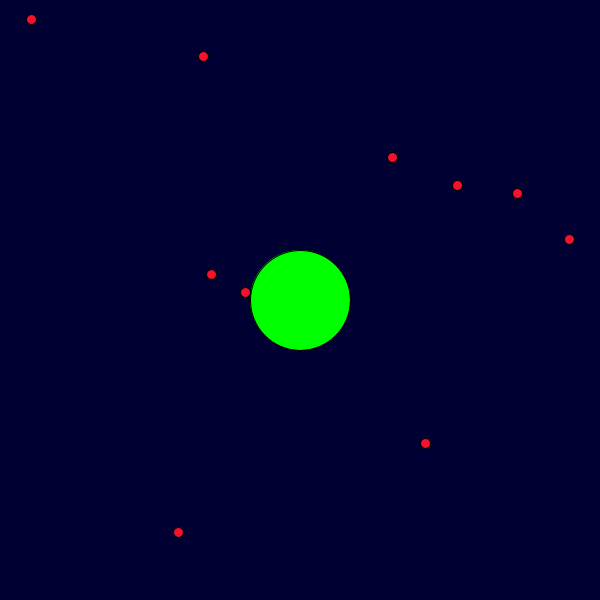
Frame 1 (no input)
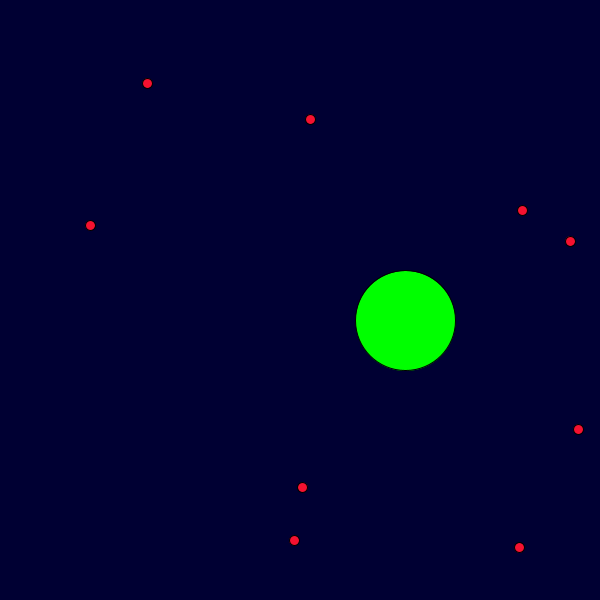
Frame 60 (the mouse pressed at the canvas centre just before this capture)
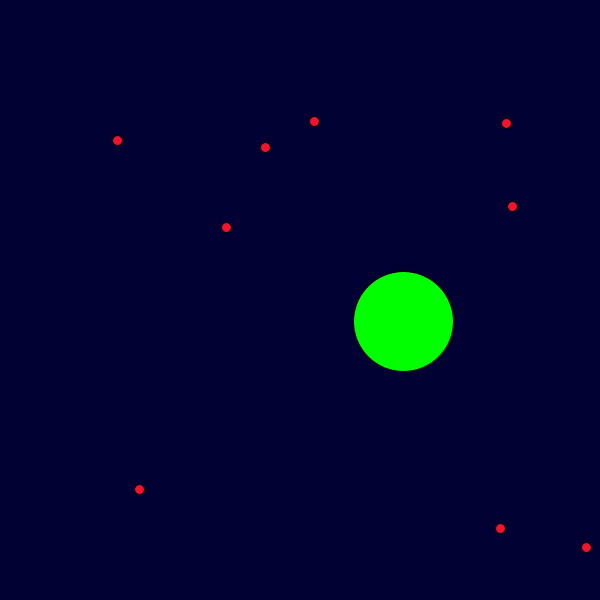
Frame 120 (the mouse held since frame 60 and released just before this capture)

The Processing sketch that drew these frames (run headless with seeded random() and noise(); from frame 60 on, the mouse is pressed at the canvas centre):

// Processing sketch: Broun
// ── Broun.pde
Molecule[] mol = new Molecule[10];
Particle part;

void setup()
{
  size(600, 600);
  part = new Particle(300, 300);
  for(int i = 0; i < mol.length; i++){
    mol[i] = new Molecule(random(600), random(600));
    mol[i].setSpeed(random(1,5), random(1,5));
  }
 
}


void draw()
{
  background(0,0,51);
  part.update();
  part.show();
  for(int i = 0; i < mol.length; i++){
    mol[i].update();
    mol[i].show();
  }
  for(int i = 0; i < mol.length; i++)
  {
    for(int j = 0; j < mol.length; j++){
      if(i != j)
     if(mol[i].isRange(mol[j])){
        mol[i].sx *= -1;
        mol[i].sy *= -1;

        println(mol[i].sx);
      }
    }
  }
  for(int i = 0; i < mol.length; i++)
  {
    part.became(mol[i]);
  }
  
}
// ── Molecule.pde
class Molecule{
  float x;
  float y;
  float radiuse;
  color clr;
  float sx;
  float sy;
  
  Molecule(float x,float y)
  {
    this.x = x;
    this.y = y;
    radiuse = 10;
    clr = #F51130;
  }
  void update(){
    x += sx;
    y += sy;
    if(x <= 0 || x >=width) sx *= -1;
    if(y <= 0 || y >=height) sy *= -1;
  }
  void show()
  {
    fill(clr);
    ellipse(x, y, radiuse, radiuse);
  }
  
  void setSpeed(float x, float y){
    sx = x;
    sy = y;
  }
  
  
  boolean isRange(Molecule m)
  {
    float dist = dist(x, y, m.x, m.y);
    if(dist <= radiuse){
      return true;
    }
    else{
      return false;
    }
  }
}
// ── Particle.pde
class Particle
{
  float x;
  float y;
  float sx;
  float sy;
  float ax;
  float ay;
  float rad;
  Particle(float x, float y){
    this.x = x;
    this.y = y;
    rad = 100;
    ax = 1;
    ay = 0.5;
  }
  void show()
  {
    fill(0,255,0);
    ellipse(x, y, rad, rad);
  }
  void update()
  {
    x += sx;
    y += sy;
    if(x <= 0 || x >=width) sx *= -1;
    if(y <= 0 || y >=height) sy *= -1;
    if(!(sx > -0.1 && sx < 0.01) ){
      sx += ax;
      if(sx >= 0) ax = -0.1;
      else ax = 0.1;
      
    }
      if(!(sy > -0.1 && sy < 0.1) ){
      sy += ay;
      if(sy >= 0) ay = -0.1;
      else ay = 0.1;
      
    }
    
  }
  
  void became(Molecule m){
    float dist = dist(x, y, m.x, m.y);
    if(dist < rad/2)
    {
      sx = m.sx;
      sy = m.sy;
      m.sx *= -1;
      m.sy *= -1;
    }
  }
}
